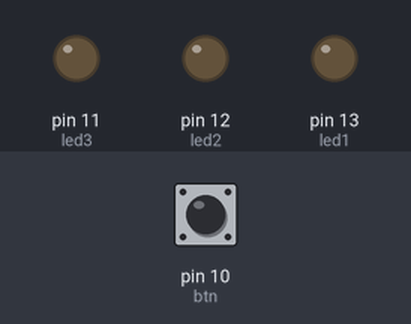
Bench run of a sketch on a simulated Arduino Uno, built with avr-gcc and run on an emulated ATmega328P. Parts: output pins drawn as LEDs (lit = HIGH). Inputs (shaded band) come from the test bench; at power-on: pin 10 (btn) LOW.

Above: at 1.2 s.
1.3 s: pin 10 (btn) pulled HIGH for 0.15 s
At 1.37 s:
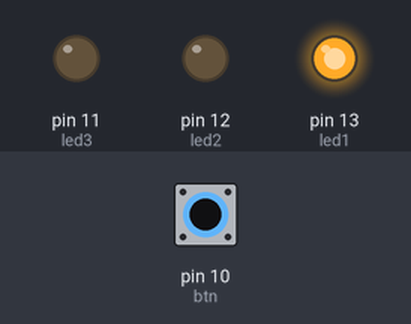
2.9 s: pin 10 (btn) pulled HIGH for 1 s
At 3.7 s:
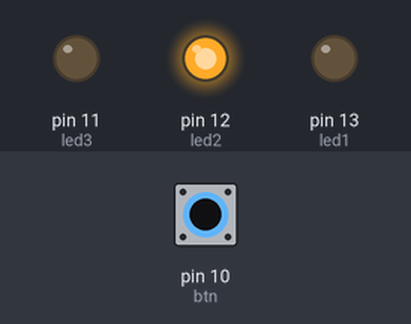
5.4 s: pin 10 (btn) pulled HIGH for 0.15 s
At 5.47 s:
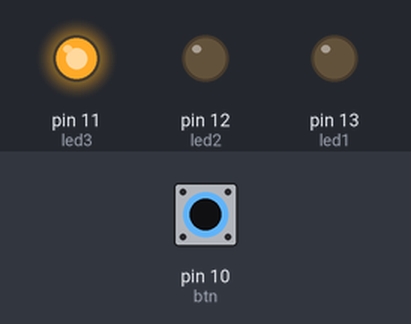
7.0 s: pin 10 (btn) pulled HIGH for 3.2 s
At 7.5 s:
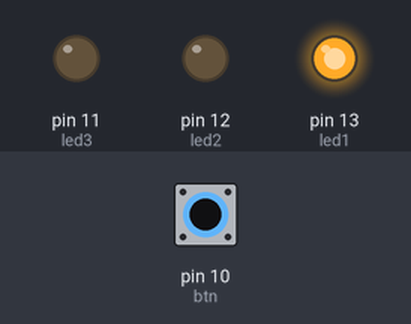
Timing chart, 0 to 11.7 s (numbered marks = the images above; inputs shaded):
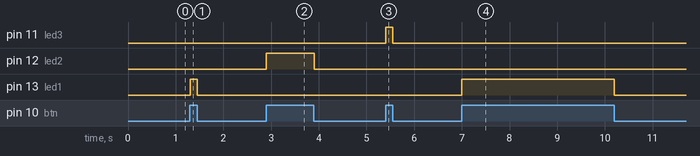

The sketch:

finalproje.ino
```cpp
int led1 = 13;
int led2 = 12;
int led3 = 11;
int btn = 10;
int sira = 1;
bool btndurum = false;
bool yandi = false;

void setup() {
  // initialize the digital pin as an output.
  pinMode(led1, OUTPUT);
  pinMode(led2, OUTPUT);
  pinMode(led3, OUTPUT);
  pinMode(btn, INPUT);
}

// the loop routine runs over and over again forever:
void loop() {
  btndurum = digitalRead(btn);
  if(btndurum == HIGH){
    if(sira == 1){
        digitalWrite(led3,LOW);
      digitalWrite(led1,HIGH);
        yandi = true;
    }
    else if(sira == 2){
        digitalWrite(led1,LOW);
        digitalWrite(led2,HIGH);
        yandi = true;
    }
    else if(sira == 3){
        digitalWrite(led2,LOW);
        digitalWrite(led3,HIGH);
        yandi = true;
    }
  }else if(btndurum == LOW){
    digitalWrite(led3,LOW);
    digitalWrite(led2,LOW);
    digitalWrite(led1,LOW);

    if(yandi && sira == 1){
        sira = 2;
        yandi = false;
    }
    else if(yandi && sira == 2){
        sira =3;
        yandi = false;
    }
    else if(yandi && sira == 3){
        sira =1;
        yandi = false;
    }

  }
}
```

Measured:
- after the input at 1.3 s, pin 13 (led1): LOW → HIGH at once, → LOW 0.15 s later
- after the input at 2.9 s, pin 12 (led2): LOW → HIGH at once, → LOW 1.0 s later
- after the input at 5.4 s, pin 11 (led3): LOW → HIGH at once, → LOW 0.15 s later
- after the input at 7.0 s, pin 13 (led1): LOW → HIGH at once, → LOW 3.2 s later
